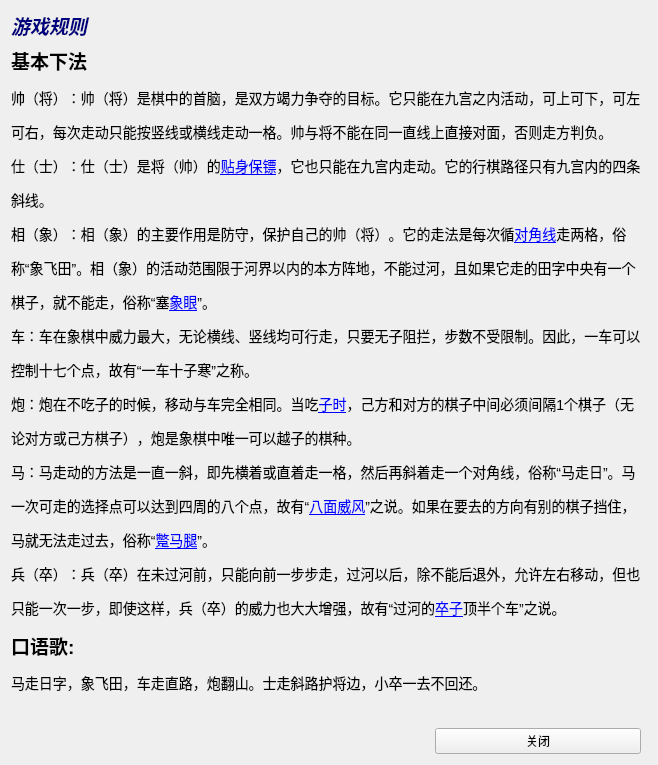
<?xml version="1.0" encoding="UTF-8"?>
<ui version="4.0">
 <class>Rule</class>
 <widget class="QWidget" name="Rule">
  <property name="geometry">
   <rect>
    <x>0</x>
    <y>0</y>
    <width>658</width>
    <height>634</height>
   </rect>
  </property>
  <property name="windowTitle">
   <string>Form</string>
  </property>
  <layout class="QGridLayout" name="gridLayout">
   <item row="0" column="0">
    <widget class="QLabel" name="label">
     <property name="text">
      <string>&lt;html&gt;&lt;head/&gt;&lt;body&gt;&lt;p&gt;&lt;span style=&quot; font-size:14pt; font-weight:600; font-style:italic; color:#00007f;&quot;&gt;游戏规则&lt;/span&gt;&lt;/p&gt;&lt;/body&gt;&lt;/html&gt;</string>
     </property>
    </widget>
   </item>
   <item row="0" column="1" colspan="2">
    <spacer name="horizontalSpacer_3">
     <property name="orientation">
      <enum>Qt::Horizontal</enum>
     </property>
     <property name="sizeHint" stdset="0">
      <size>
       <width>162</width>
       <height>20</height>
      </size>
     </property>
    </spacer>
   </item>
   <item row="0" column="3">
    <spacer name="horizontalSpacer_2">
     <property name="orientation">
      <enum>Qt::Horizontal</enum>
     </property>
     <property name="sizeHint" stdset="0">
      <size>
       <width>1</width>
       <height>17</height>
      </size>
     </property>
    </spacer>
   </item>
   <item row="1" column="0" colspan="3">
    <widget class="QLabel" name="label_2">
     <property name="text">
      <string>&lt;!DOCTYPE HTML PUBLIC &quot;-//W3C//DTD HTML 4.0//EN&quot; &quot;http://www.w3.org/TR/REC-html40/strict.dtd&quot;&gt;
&lt;html&gt;&lt;head&gt;&lt;meta name=&quot;qrichtext&quot; content=&quot;1&quot; /&gt;&lt;style type=&quot;text/css&quot;&gt;
p, li { white-space: pre-wrap; }
&lt;/style&gt;&lt;/head&gt;&lt;body style=&quot; font-family:'SimSun'; font-size:9pt; font-weight:400; font-style:normal;&quot;&gt;
&lt;p style=&quot; margin-top:12px; margin-bottom:12px; margin-left:0px; margin-right:0px; -qt-block-indent:0; text-indent:0px;&quot;&gt;&lt;span style=&quot; font-family:'Calibri'; font-size:14pt; font-weight:600;&quot;&gt;基本下法&lt;/span&gt;&lt;/p&gt;
&lt;p style=&quot; margin-top:12px; margin-bottom:12px; margin-left:0px; margin-right:0px; -qt-block-indent:0; text-indent:0px;&quot;&gt;&lt;span style=&quot; font-family:'Calibri'; font-size:10.5pt;&quot;&gt;帅（将）：帅（将）是棋中的首脑，是双方竭力争夺的目标。它只能在九宫之内活动，可上可下，可左&lt;/span&gt;&lt;/p&gt;
&lt;p style=&quot; margin-top:12px; margin-bottom:12px; margin-left:0px; margin-right:0px; -qt-block-indent:0; text-indent:0px;&quot;&gt;&lt;span style=&quot; font-family:'Calibri'; font-size:10.5pt;&quot;&gt;可右，每次走动只能按竖线或横线走动一格。帅与将不能在同一直线上直接对面，否则走方判负。&lt;/span&gt;&lt;/p&gt;
&lt;p style=&quot; margin-top:12px; margin-bottom:12px; margin-left:0px; margin-right:0px; -qt-block-indent:0; text-indent:0px;&quot;&gt;&lt;span style=&quot; font-family:'Calibri'; font-size:10.5pt;&quot;&gt;仕（士）：仕（士）是将（帅）的&lt;/span&gt;&lt;a href=&quot;http://baike.so.com/doc/3088900.html&quot;&gt;&lt;span style=&quot; font-family:'Calibri'; font-size:10.5pt; text-decoration: underline; color:#0000ff;&quot;&gt;贴身保镖&lt;/span&gt;&lt;/a&gt;&lt;span style=&quot; font-family:'Calibri'; font-size:10.5pt;&quot;&gt;，它也只能在九宫内走动。它的行棋路径只有九宫内的四条&lt;/span&gt;&lt;/p&gt;
&lt;p style=&quot; margin-top:12px; margin-bottom:12px; margin-left:0px; margin-right:0px; -qt-block-indent:0; text-indent:0px;&quot;&gt;&lt;span style=&quot; font-family:'Calibri'; font-size:10.5pt;&quot;&gt;斜线。&lt;/span&gt;&lt;/p&gt;
&lt;p style=&quot; margin-top:12px; margin-bottom:12px; margin-left:0px; margin-right:0px; -qt-block-indent:0; text-indent:0px;&quot;&gt;&lt;span style=&quot; font-family:'Calibri'; font-size:10.5pt;&quot;&gt;相（象）：相（象）的主要作用是防守，保护自己的帅（将）。它的走法是每次循&lt;/span&gt;&lt;a href=&quot;http://baike.so.com/doc/5356817.html&quot;&gt;&lt;span style=&quot; font-family:'Calibri'; font-size:10.5pt; text-decoration: underline; color:#0000ff;&quot;&gt;对角线&lt;/span&gt;&lt;/a&gt;&lt;span style=&quot; font-family:'Calibri'; font-size:10.5pt;&quot;&gt;走两格，俗&lt;/span&gt;&lt;/p&gt;
&lt;p style=&quot; margin-top:12px; margin-bottom:12px; margin-left:0px; margin-right:0px; -qt-block-indent:0; text-indent:0px;&quot;&gt;&lt;span style=&quot; font-family:'Calibri'; font-size:10.5pt;&quot;&gt;称“&lt;/span&gt;&lt;span style=&quot; font-family:'宋体'; font-size:10.5pt;&quot;&gt;象飞田&lt;/span&gt;&lt;span style=&quot; font-family:'Calibri'; font-size:10.5pt;&quot;&gt;”&lt;/span&gt;&lt;span style=&quot; font-family:'宋体'; font-size:10.5pt;&quot;&gt;。相（象）的活动范围限于河界以内的本方阵地，不能过河，且如果它走的田字中央有一个&lt;/span&gt;&lt;/p&gt;
&lt;p style=&quot; margin-top:12px; margin-bottom:12px; margin-left:0px; margin-right:0px; -qt-block-indent:0; text-indent:0px;&quot;&gt;&lt;span style=&quot; font-family:'Calibri'; font-size:10.5pt;&quot;&gt;棋子，就不能走，俗称“&lt;/span&gt;&lt;span style=&quot; font-family:'宋体'; font-size:10.5pt;&quot;&gt;塞&lt;/span&gt;&lt;a href=&quot;http://baike.so.com/doc/2735758.html&quot;&gt;&lt;span style=&quot; font-family:'Calibri'; font-size:10.5pt; text-decoration: underline; color:#0000ff;&quot;&gt;象眼&lt;/span&gt;&lt;/a&gt;&lt;span style=&quot; font-family:'Calibri'; font-size:10.5pt;&quot;&gt;”&lt;/span&gt;&lt;span style=&quot; font-family:'宋体'; font-size:10.5pt;&quot;&gt;。&lt;/span&gt;&lt;/p&gt;
&lt;p style=&quot; margin-top:12px; margin-bottom:12px; margin-left:0px; margin-right:0px; -qt-block-indent:0; text-indent:0px;&quot;&gt;&lt;span style=&quot; font-family:'Calibri'; font-size:10.5pt;&quot;&gt;车：车在象棋中威力最大，无论横线、竖线均可行走，只要无子阻拦，步数不受限制。因此，一车可以&lt;/span&gt;&lt;/p&gt;
&lt;p style=&quot; margin-top:12px; margin-bottom:12px; margin-left:0px; margin-right:0px; -qt-block-indent:0; text-indent:0px;&quot;&gt;&lt;span style=&quot; font-family:'Calibri'; font-size:10.5pt;&quot;&gt;控制十七个点，故有“&lt;/span&gt;&lt;span style=&quot; font-family:'宋体'; font-size:10.5pt;&quot;&gt;一车十子寒&lt;/span&gt;&lt;span style=&quot; font-family:'Calibri'; font-size:10.5pt;&quot;&gt;”&lt;/span&gt;&lt;span style=&quot; font-family:'宋体'; font-size:10.5pt;&quot;&gt;之称。&lt;/span&gt;&lt;/p&gt;
&lt;p style=&quot; margin-top:12px; margin-bottom:12px; margin-left:0px; margin-right:0px; -qt-block-indent:0; text-indent:0px;&quot;&gt;&lt;span style=&quot; font-family:'Calibri'; font-size:10.5pt;&quot;&gt;炮：炮在不吃子的时候，移动与车完全相同。当吃&lt;/span&gt;&lt;a href=&quot;http://baike.so.com/doc/3209971.html&quot;&gt;&lt;span style=&quot; font-family:'Calibri'; font-size:10.5pt; text-decoration: underline; color:#0000ff;&quot;&gt;子时&lt;/span&gt;&lt;/a&gt;&lt;span style=&quot; font-family:'Calibri'; font-size:10.5pt;&quot;&gt;，己方和对方的棋子中间必须间隔1&lt;/span&gt;&lt;span style=&quot; font-family:'宋体'; font-size:10.5pt;&quot;&gt;个棋子（无&lt;/span&gt;&lt;/p&gt;
&lt;p style=&quot; margin-top:12px; margin-bottom:12px; margin-left:0px; margin-right:0px; -qt-block-indent:0; text-indent:0px;&quot;&gt;&lt;span style=&quot; font-family:'Calibri'; font-size:10.5pt;&quot;&gt;论对方或己方棋子），炮是象棋中唯一可以越子的棋种。&lt;/span&gt;&lt;/p&gt;
&lt;p style=&quot; margin-top:12px; margin-bottom:12px; margin-left:0px; margin-right:0px; -qt-block-indent:0; text-indent:0px;&quot;&gt;&lt;span style=&quot; font-family:'Calibri'; font-size:10.5pt;&quot;&gt;马：马走动的方法是一直一斜，即先横着或直着走一格，然后再斜着走一个对角线，俗称“&lt;/span&gt;&lt;span style=&quot; font-family:'宋体'; font-size:10.5pt;&quot;&gt;马走日&lt;/span&gt;&lt;span style=&quot; font-family:'Calibri'; font-size:10.5pt;&quot;&gt;”&lt;/span&gt;&lt;span style=&quot; font-family:'宋体'; font-size:10.5pt;&quot;&gt;。马&lt;/span&gt;&lt;/p&gt;
&lt;p style=&quot; margin-top:12px; margin-bottom:12px; margin-left:0px; margin-right:0px; -qt-block-indent:0; text-indent:0px;&quot;&gt;&lt;span style=&quot; font-family:'Calibri'; font-size:10.5pt;&quot;&gt;一次可走的选择点可以达到四周的八个点，故有“&lt;/span&gt;&lt;a href=&quot;http://baike.so.com/doc/4726369.html&quot;&gt;&lt;span style=&quot; font-family:'Calibri'; font-size:10.5pt; text-decoration: underline; color:#0000ff;&quot;&gt;八面威风&lt;/span&gt;&lt;/a&gt;&lt;span style=&quot; font-family:'Calibri'; font-size:10.5pt;&quot;&gt;”&lt;/span&gt;&lt;span style=&quot; font-family:'宋体'; font-size:10.5pt;&quot;&gt;之说。如果在要去的方向有别的棋子挡住，&lt;/span&gt;&lt;/p&gt;
&lt;p style=&quot; margin-top:12px; margin-bottom:12px; margin-left:0px; margin-right:0px; -qt-block-indent:0; text-indent:0px;&quot;&gt;&lt;span style=&quot; font-family:'Calibri'; font-size:10.5pt;&quot;&gt;马就无法走过去，俗称“&lt;/span&gt;&lt;a href=&quot;http://baike.so.com/doc/3210418.html&quot;&gt;&lt;span style=&quot; font-family:'Calibri'; font-size:10.5pt; text-decoration: underline; color:#0000ff;&quot;&gt;蹩马腿&lt;/span&gt;&lt;/a&gt;&lt;span style=&quot; font-family:'Calibri'; font-size:10.5pt;&quot;&gt;”&lt;/span&gt;&lt;span style=&quot; font-family:'宋体'; font-size:10.5pt;&quot;&gt;。&lt;/span&gt;&lt;/p&gt;
&lt;p style=&quot; margin-top:12px; margin-bottom:12px; margin-left:0px; margin-right:0px; -qt-block-indent:0; text-indent:0px;&quot;&gt;&lt;span style=&quot; font-family:'Calibri'; font-size:10.5pt;&quot;&gt;兵（卒）：兵（卒）在未过河前，只能向前一步步走，过河以后，除不能后退外，允许左右移动，但也&lt;/span&gt;&lt;/p&gt;
&lt;p style=&quot; margin-top:12px; margin-bottom:12px; margin-left:0px; margin-right:0px; -qt-block-indent:0; text-indent:0px;&quot;&gt;&lt;span style=&quot; font-family:'Calibri'; font-size:10.5pt;&quot;&gt;只能一次一步，即使这样，兵（卒）的威力也大大增强，故有“&lt;/span&gt;&lt;span style=&quot; font-family:'宋体'; font-size:10.5pt;&quot;&gt;过河的&lt;/span&gt;&lt;a href=&quot;http://baike.so.com/doc/780643.html&quot;&gt;&lt;span style=&quot; font-family:'Calibri'; font-size:10.5pt; text-decoration: underline; color:#0000ff;&quot;&gt;卒子&lt;/span&gt;&lt;/a&gt;&lt;span style=&quot; font-family:'Calibri'; font-size:10.5pt;&quot;&gt;顶半个车”&lt;/span&gt;&lt;span style=&quot; font-family:'宋体'; font-size:10.5pt;&quot;&gt;之说。&lt;/span&gt;&lt;/p&gt;
&lt;p style=&quot; margin-top:12px; margin-bottom:12px; margin-left:0px; margin-right:0px; -qt-block-indent:0; text-indent:0px;&quot;&gt;&lt;span style=&quot; font-family:'Calibri'; font-size:14pt; font-weight:600;&quot;&gt;口语歌:&lt;/span&gt;&lt;/p&gt;
&lt;p style=&quot; margin-top:12px; margin-bottom:12px; margin-left:0px; margin-right:0px; -qt-block-indent:0; text-indent:0px;&quot;&gt;&lt;span style=&quot; font-family:'Calibri'; font-size:10.5pt;&quot;&gt;马走日字，象飞田，车走直路，炮翻山。士走斜路护将边，小卒一去不回还。&lt;/span&gt;&lt;/p&gt;
&lt;p style=&quot; margin-top:12px; margin-bottom:12px; margin-left:0px; margin-right:0px; -qt-block-indent:0; text-indent:0px;&quot;&gt;&lt;span style=&quot; font-family:'Calibri'; font-size:10.5pt;&quot;&gt; &lt;/span&gt;&lt;/p&gt;&lt;/body&gt;&lt;/html&gt;</string>
     </property>
    </widget>
   </item>
   <item row="2" column="0" colspan="2">
    <spacer name="horizontalSpacer">
     <property name="orientation">
      <enum>Qt::Horizontal</enum>
     </property>
     <property name="sizeHint" stdset="0">
      <size>
       <width>162</width>
       <height>20</height>
      </size>
     </property>
    </spacer>
   </item>
   <item row="2" column="2">
    <widget class="QPushButton" name="pushButton">
     <property name="text">
      <string>关闭</string>
     </property>
    </widget>
   </item>
  </layout>
 </widget>
 <resources/>
 <connections>
  <connection>
   <sender>pushButton</sender>
   <signal>clicked()</signal>
   <receiver>Rule</receiver>
   <slot>close()</slot>
   <hints>
    <hint type="sourcelabel">
     <x>384</x>
     <y>344</y>
    </hint>
    <hint type="destinationlabel">
     <x>421</x>
     <y>27</y>
    </hint>
   </hints>
  </connection>
 </connections>
</ui>
